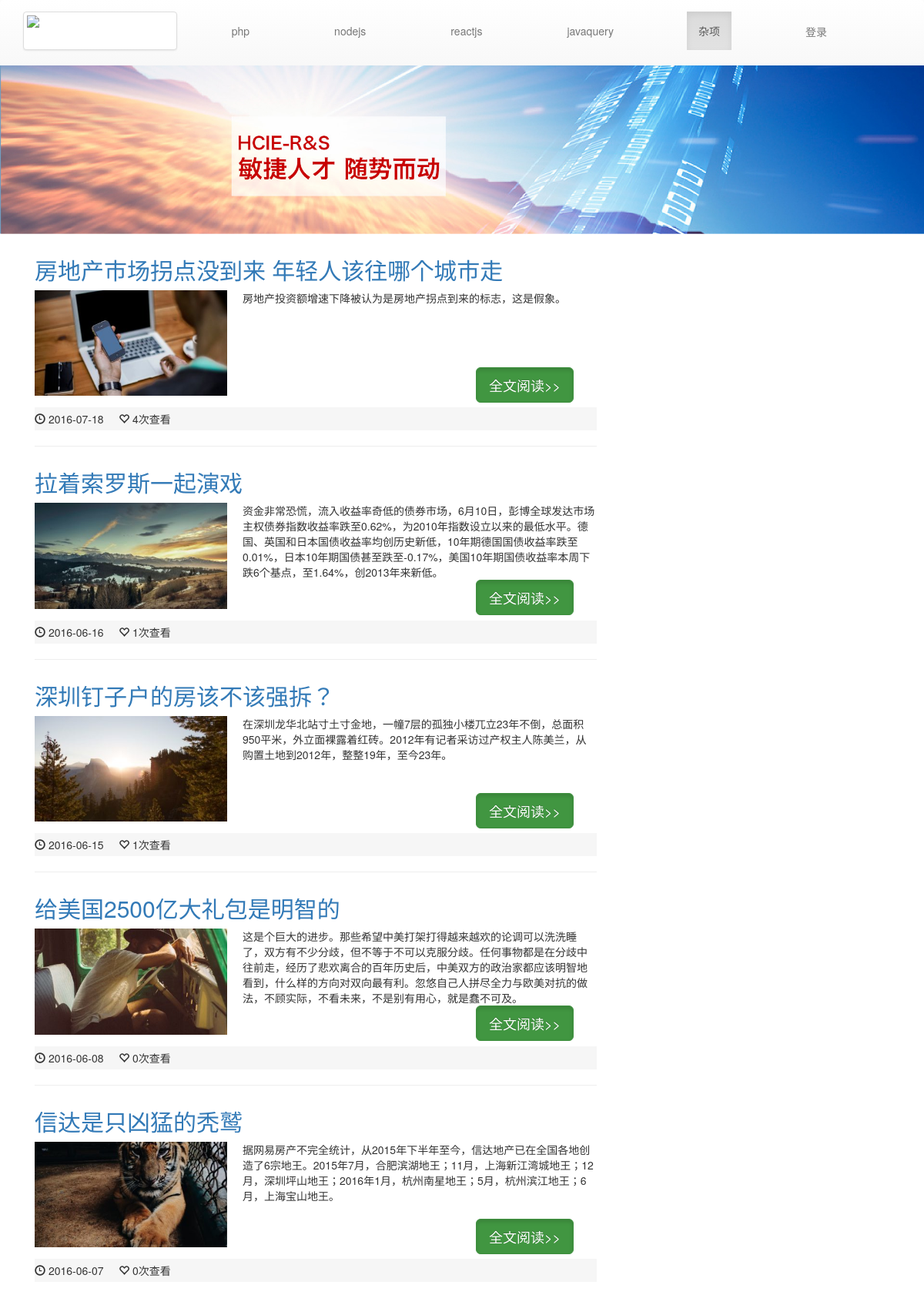
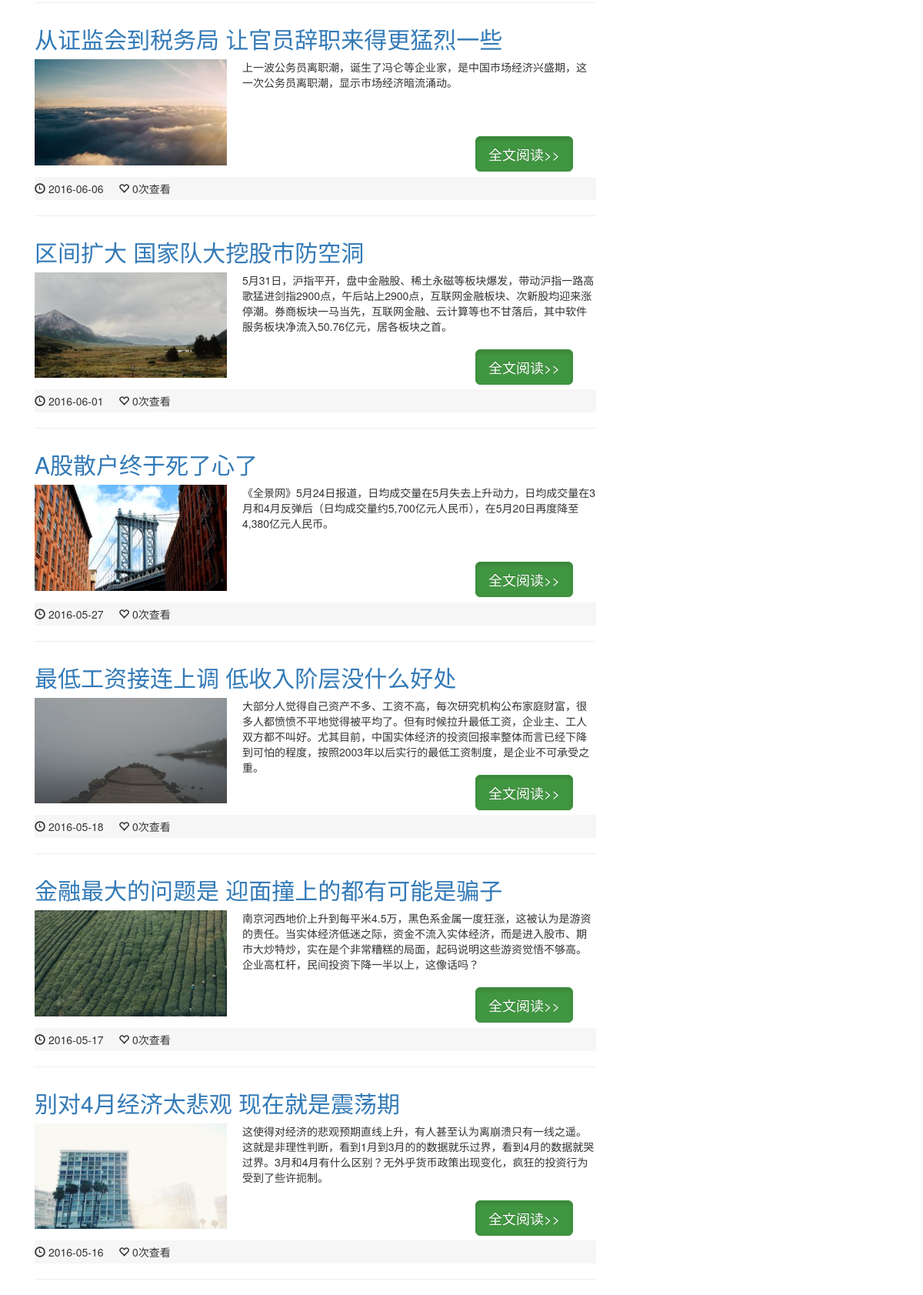
The page /index.php/artileController/navlist/5 (upper part) on the database its author committed (2 pictures, top to bottom).
### tables this page shows
CREATE TABLE IF NOT EXISTS `nav` (
  `id` int(11) NOT NULL AUTO_INCREMENT,
  `name` varchar(11) NOT NULL,
  PRIMARY KEY (`id`),
  UNIQUE KEY `id` (`id`)
);

CREATE TABLE IF NOT EXISTS `article` (
  `id` int(11) NOT NULL AUTO_INCREMENT,
  `catalog_id` int(11) NOT NULL,
  `title` varchar(200) NOT NULL,
  `desc` text NOT NULL,
  `content` text NOT NULL,
  `create_time` varchar(10) NOT NULL,
  `img` varchar(100) DEFAULT NULL,
  `view` int(10) NOT NULL DEFAULT '0',
  `recommend` int(11) NOT NULL DEFAULT '0',
  PRIMARY KEY (`id`)
);

### application/controllers/artileController.php (called while the page is built, shortened)
<?php
class artileController extends CI_Controller {
	private $nav;
	public function __construct(){
		$this->load->helper('url');
 		$this->load->model('NavModel');
 		$this->load->model('articleModel');
 		$this->nav=$this->NavModel->get_nav();
	}
	public function navlist($catalog){
		$php=$this->articleModel->get_php($catalog);
		$data=array('nav'=>$this->nav,'articles'=>$php,'catalog_id'=>$catalog);
		$this->load->view('article',$data);
	}
}

### index.php (called while the page is built, shortened)
<?php
require_once BASEPATH.'core/CodeIgniter.php';

### application/models/NavModel.php (called while the page is built)
<?php
class NavModel extends CI_Model{
		public function get_nav(){
			$query=$this->db->query('select * from nav');
			return $query->result_array();
		}
	}
?>

### application/models/articleModel.php (called while the page is built, shortened)
<?php
	class articleModel extends CI_Model{
		public function get_php($catalog_id){
			$query=$this->db->where("catalog_id",$catalog_id)->get('article');
			return $query->result();
		}
	}
?>

### application/views/article.php (the view, shortened to what this page needs)
<?php $this->load->view('header'); ?>
<img class="banner" src="<?=base_url("public/img/banner.jpg")?>" />
<div class="container">
   <div class="media col-md-8">
       <?php
          foreach ($articles as $val) {
       ?>
        <h4><a href="<?=site_url("/artileController/view/".$val->id ) ?>"><?=$val->title ?></a></h4>
       <div class="item clearfix">
         <img class="media-object" src="<?=base_url("public/{$val->img}")?>">
         <p> <?=$val->desc ?> </p>
         <a class="btn btn-success btn-lg active"  href="<?=site_url("/artileController/view/".$val->id) ?>">全文阅读>></a>
       </div>
       <p class="foot">
        <i class="glyphicon glyphicon-time" aria-hidden="true"></i> <sapn><?=date("Y-m-d",$val->create_time)?></sapn> &nbsp;&nbsp;&nbsp;
        <i class="glyphicon glyphicon-heart-empty" aria-hidden="true"></i><sapn > <?=$val->view?>次查看</span>
       </p>
       <hr>
       <?php
          }
        ?>
   </div>
    <div class="col-md-4 ">
     </div>
</div>
</body>
</html>

### application/views/header.php (shortened to what this page needs)
<!DOCTYPE html>
<html>
<head>
	<link href="<?=base_url("public/css/bootstrap.min.css")?>" rel="stylesheet">
	<link href="<?=base_url('public/css/bootstrap-theme.css')?>" rel="stylesheet">
  <link href="<?=base_url('public/css/style.css')?>" rel="stylesheet">
</head>
<body>
	<nav class=" navbar-default">
  <div class="container">
    <div class="navbar-header">
      <a class="thumbnail logo" href="<?=site_url("/artileController/") ?>""><img class="img-img-circle" src=<?=base_url("public/img/nav_left.png")?>></a>
    </div>
    <div class="collapse navbar-collapse" id="bs-example-navbar-collapse-1">
      <ul class="nav navbar-nav navbar-right" style="margin-top:15px;">
        <?php
        	foreach ($nav as $value) {
        ?>
              <li <?php if($value['id']==$catalog_id) echo'class=active'?>  style="margin-right:80px"><a href="<?=site_url("/artileController/navlist/".$value['id']) ?>"><?=$value['name'] ?></a></li>
        <?php
    	   	}
        ?>
         <li   style="margin-right:80px"><a class='btn' href="<?=site_url("/admin/loginAdmin/login")?>">登录</a></li>
          </ul>
    </div>
  </div>
</nav>

### public/css/style.css (style rules this page uses)
* { margin: 0px; padding: 0px; }
h4 { font-size: 30px; margin-top:30px; }
.logo { width:200px; height:50px; margin-top:15px; }
.banner { width:100%; }
.item { position:relative; }
.item img { width:250px; margin-right: 20px; float:left; }
.item a { position: absolute; right: 30px; top:100px; }
.foot { height:30px; background: #F6F6F6; line-height: 30px; margin-top: 15px; }

### rows shown on the page
nav: name "php"
nav: name "nodejs"
nav: name "reactjs"
nav: name "javaquery"
nav: name "杂项"
article: title "房地产市场拐点没到来 年轻人该往哪个城市走", img (picture), desc "房地产投资额增速下降被认为是房地产拐点到来的标志，这是假象。", create_time "2016-07-18", view "4"
article: title "拉着索罗斯一起演戏", img (picture), desc "资金非常恐慌，流入收益率奇低的债券市场，6月10日，彭博全球发达市场主权债券指数收益率跌至0.62%，为2010年指数设立以来的最低水平。德国、英国和日本国债收益率均创历史新低，10年期德国国债收益率跌至0.01%，日本10年期国债甚至跌至-0.17%，美国10年期国债收益率本周下跌6个基点，至1.64%，创2013年来新低。", create_time "2016-06-16", view "1"
article: title "深圳钉子户的房该不该强拆？", img (picture), desc "在深圳龙华北站寸土寸金地，一幢7层的孤独小楼兀立23年不倒，总面积950平米，外立面裸露着红砖。2012年有记者采访过产权主人陈美兰，从购置土地到2012年，整整19年，至今23年。", create_time "2016-06-15", view "1"
article: title "给美国2500亿大礼包是明智的", img (picture), desc "这是个巨大的进步。那些希望中美打架打得越来越欢的论调可以洗洗睡了，双方有不少分歧，但不等于不可以克服分歧。任何事物都是在分歧中往前走，经历了悲欢离合的百年历史后，中美双方的政治家都应该明智地看到，什么样的方向对双向最有利。忽悠自己人拼尽全力与欧美对抗的做法，不顾实际，不看未来，不是别有用心，就是蠢不可及。", create_time "2016-06-08", view "0"
article: title "信达是只凶猛的秃鹫", img (picture), desc "据网易房产不完全统计，从2015年下半年至今，信达地产已在全国各地创造了6宗地王。2015年7月，合肥滨湖地王；11月，上海新江湾城地王；12月，深圳坪山地王；2016年1月，杭州南星地王；5月，杭州滨江地王；6月，上海宝山地王。", create_time "2016-06-07", view "0"
article: title "从证监会到税务局 让官员辞职来得更猛烈一些", img (picture), desc "上一波公务员离职潮，诞生了冯仑等企业家，是中国市场经济兴盛期，这一次公务员离职潮，显示市场经济暗流涌动。", create_time "2016-06-06", view "0"
article: title "区间扩大 国家队大挖股市防空洞", img (picture), desc "5月31日，沪指平开，盘中金融股、稀土永磁等板块爆发，带动沪指一路高歌猛进剑指2900点，午后站上2900点，互联网金融板块、次新股均迎来涨停潮。券商板块一马当先，互联网金融、云计算等也不甘落后，其中软件服务板块净流入50.76亿元，居各板块之首。", create_time "2016-06-01", view "0"
article: title "A股散户终于死了心了", img (picture), desc "《全景网》5月24日报道，日均成交量在5月失去上升动力，日均成交量在3月和4月反弹后（日均成交量约5,700亿元人民币），在5月20日再度降至4,380亿元人民币。", create_time "2016-05-27", view "0"
article: title "最低工资接连上调 低收入阶层没什么好处", img (picture), desc "大部分人觉得自己资产不多、工资不高，每次研究机构公布家庭财富，很多人都愤愤不平地觉得被平均了。但有时候拉升最低工资，企业主、工人双方都不叫好。尤其目前，中国实体经济的投资回报率整体而言已经下降到可怕的程度，按照2003年以后实行的最低工资制度，是企业不可承受之重。", create_time "2016-05-18", view "0"
article: title "金融最大的问题是 迎面撞上的都有可能是骗子", img (picture), desc "南京河西地价上升到每平米4.5万，黑色系金属一度狂涨，这被认为是游资的责任。当实体经济低迷之际，资金不流入实体经济，而是进入股市、期市大炒特炒，实在是个非常糟糕的局面，起码说明这些游资觉悟不够高。企业高杠杆，民间投资下降一半以上，这像话吗？", create_time "2016-05-17", view "0"
article: title "别对4月经济太悲观 现在就是震荡期", img (picture), desc "这使得对经济的悲观预期直线上升，有人甚至认为离崩溃只有一线之遥。这就是非理性判断，看到1月到3月的的数据就乐过界，看到4月的数据就哭过界。3月和4月有什么区别？无外乎货币政策出现变化，疯狂的投资行为受到了些许扼制。", create_time "2016-05-16", view "0"
